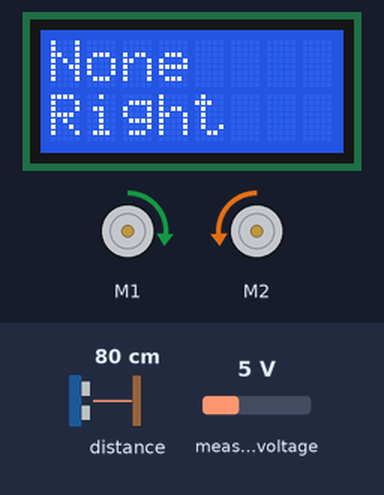
A sketch run on a simulated Arduino Leonardo, built with avr-gcc and run on an emulated ATmega32U4. Shown: 2 × DC motor (green arrow = forward, orange = backward, longer = faster), 8×2 character LCD. Inputs (shaded band) come from the test bench; at power-on: distance to the obstacle 80 cm, measured voltage 5 V. Random numbers use the default seed unless the sketch sets one.

Above: at 1.2 s.
1.3 s: distance to the obstacle set to 60 cm
2.8 s: distance to the obstacle set to 51 cm
At 4.0 s:
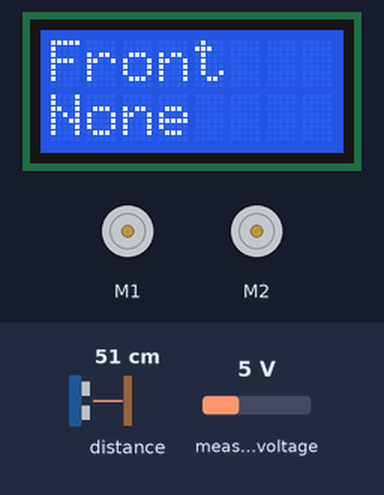
4.3 s: distance to the obstacle set to 120 cm
At 5.2 s:
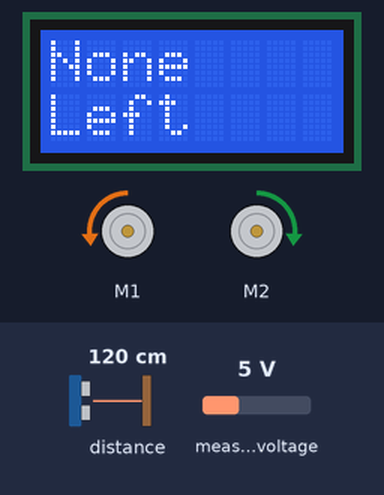
5.8 s: distance to the obstacle set to 2 cm
At 6.3 s:
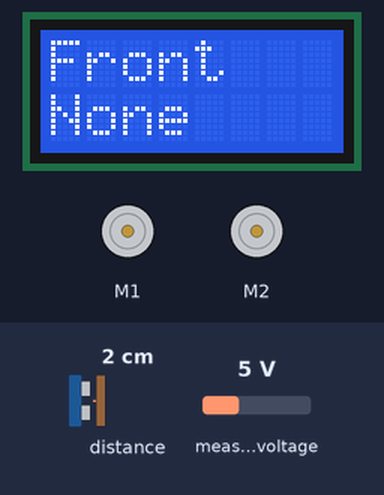
7.3 s: distance to the obstacle set to 250 cm
At 8.7 s:
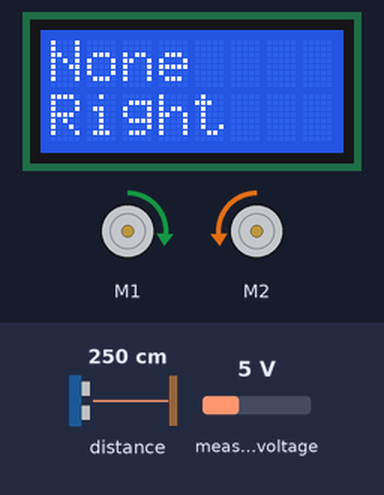
Timing chart, 0 to 9.8 s (numbered marks = the images above; inputs shaded):
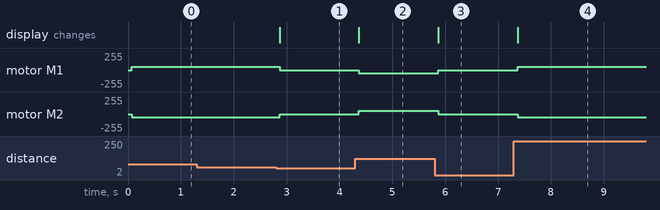

Measured:
- the behaviour switches between 56 and 55 cm on distance to the obstacle (found by bisection; images 0 and 1)
- after the input at 1.3 s, every drawn part: stays the same
- after the input at 2.8 s, motor M1: forward 47/255 → stopped after 0.07 s; motor M2: backward 47/255 → stopped after 0.07 s; the display: changes after 0.07 s (image 1)
- after the input at 4.3 s, motor M1: stopped → backward 47/255 after 0.07 s; motor M2: stopped → forward 47/255 after 0.07 s; the display: changes after 0.07 s (image 2)
- after the input at 5.8 s, motor M1: backward 47/255 → stopped after 0.07 s; motor M2: forward 47/255 → stopped after 0.07 s; the display: changes after 0.07 s (image 3)
- after the input at 7.3 s, motor M1: stopped → forward 47/255 after 0.07 s; motor M2: stopped → backward 47/255 after 0.07 s; the display: changes after 0.07 s (image 4)

The sketch:

ZumoFindTarget.ino
```cpp
/*
 * Zumo Find Target
 *
 * Use the proximity sensors to face a target
 *
 */

#include <Wire.h>
#include <Zumo32U4.h>

Zumo32U4LCD lcd;
Zumo32U4Motors motors;
Zumo32U4ProximitySensors proxSensors;

// The speed that the robot uses when turning towards a target
const uint16_t turnSpeed = 125;

// The speed that the robot uses when looking for a target
const uint16_t scanSpeed = 75;

const unsigned long LoopDelay = 100UL;

void setup() {
  // Not the best seed, but better than nothing
  randomSeed(readBatteryMillivolts());

  proxSensors.initThreeSensors();

  // In a small ring, using low settings seems to work best
  // otherwise, the robot will respond to objects or people outside
  // the ring.
  uint16_t levels[] = {4, 15}; //, 32, 55, 85, 120 };

  proxSensors.setBrightnessLevels(levels, sizeof(levels)/2);
  motors.setSpeeds(0, 0);

  lcd.clear();

}

enum Direction {Front, Left, Right, None};

void loop() {
  static unsigned long loopTimer = 0;
  static Direction lastSeen = None;
  static Direction lastMove = None;

  unsigned long now = millis();


  if (now >= loopTimer) {
    loopTimer = now + LoopDelay;
    proxSensors.read();

    int leftCount = (int)proxSensors.countsFrontWithLeftLeds() + (int)proxSensors.countsLeftWithLeftLeds();
    int rightCount = (int)proxSensors.countsFrontWithRightLeds() + (int)proxSensors.countsRightWithRightLeds();

    int sense = rightCount - leftCount;

    if (sense > 0) {
      // more readings on the right
      // turn right
      lastSeen = Right;
      lastMove = Right;
      motors.setSpeeds(turnSpeed, -turnSpeed);
    }
    else if (sense < 0) {
      // more readings on the left
      // turn left
      lastSeen = Left;
      lastMove = Left;
      motors.setSpeeds(-turnSpeed, turnSpeed);
    }
    else {
      // equal left/right, or nothing sensed
      if (proxSensors.countsFrontWithRightLeds() != 0) {
        // only need to check one, they're equal
        // if here, then there is something in front of us
        lastSeen = Front;
        lastMove = None;

        // do something smart
        motors.setSpeeds(0, 0);

      }
      else {
        // nothing seen

        // do something else smart

        // Turn in the direction the robot last saw something
        // or, keep turning in the direction we last turned

        switch (lastSeen) {
          case Right:
            lastMove = Right;
            motors.setSpeeds(turnSpeed, -turnSpeed);
            break;
          case Left:
            lastMove = Left;
            motors.setSpeeds(-turnSpeed, turnSpeed);
            break;
          case Front:
          case None:
            switch (lastMove) {
              case Right:
                lastMove = Right;
                motors.setSpeeds(scanSpeed, -scanSpeed);
                break;
              case Left:
                lastMove = Left;
                motors.setSpeeds(-scanSpeed, scanSpeed);
                break;
              case Front:
              case None:
                // Pick a random direction
                // will be a 0 or a 1
                if (random(0,2) == 0) {
                  lastMove = Right;
                  motors.setSpeeds(scanSpeed, -scanSpeed);
                }
                else {
                  lastMove = Left;
                  motors.setSpeeds(-scanSpeed, scanSpeed);
                }
                break;
              default:
                // this shouldn't happen...
                lastMove = None;
                motors.setSpeeds(0, 0);
                break;
            }
            break;
          default:
            // this shouldn't happen...
            lastMove = None;
            motors.setSpeeds(0, 0);
            break;
        }
        lastSeen = None;
      }
    }

    lcd.gotoXY(0, 0);
    switch (lastSeen) {
      case Left:
        lcd.print(F("Left "));
        break;
      case Right:
        lcd.print(F("Right"));
        break;
      case Front:
        lcd.print(F("Front"));
        break;
      case None:
        lcd.print(F("None "));
        break;
      default:
        lcd.print(F("?????"));
        break;
    }

    lcd.gotoXY(0, 1);
    switch (lastMove) {
      case Left:
        lcd.print(F("Left "));
        break;
      case Right:
        lcd.print(F("Right"));
        break;
      case Front:
        lcd.print(F("Front"));
        break;
      case None:
        lcd.print(F("None "));
        break;
      default:
        lcd.print(F("?????"));
        break;
    }
  }
}
```
